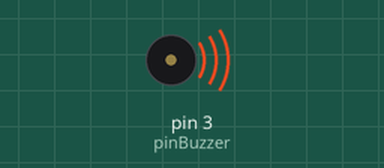
Simulated run of this sketch. Board: Arduino Uno, built with avr-gcc and run on an emulated ATmega328P. Parts: buzzer (waves = sounding).

Above: at 0.1 s.
Timing chart, 0 to 40.0 s (numbered marks = the images above):
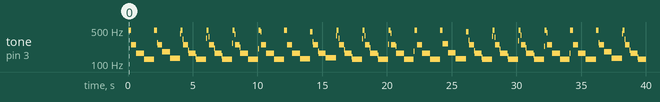

Measured:
- by itself, tone on pin 3 (pinBuzzer): plays 496 Hz for 0.20 s, 249 Hz for 0.40 s, 166 Hz for 0.60 s, 125 Hz for 0.80 s, 496 Hz for 0.20 s, 275 Hz for 0.04 s … (127 notes in this stretch)

The sketch:

Buzzer.ino
```cpp
/*----------------------------------------------------------------
Name: Buzzer

Description: Sounds the buzzer.

Hardware Shield： Funduino Multi-Function Board K74544BS.
Tesed Boards:     Arduino UNO CH431
                  BTE UNO Clone
                  Osepp Uno R3 Plus
                  Leonardo Eduino

Author: Bill Brouwer
Date:   14Nov2014

This code is in the public domain.
----------------------------------------------------------------*/
int pinBuzzer = 3;   // The buzzer is connected to digital pin 3

void setup()
{
  pinMode(pinBuzzer, OUTPUT);
}

void loop()
{
  // The outer loop determines the frequency of the sound pulse.
  for (unsigned char iOuter = 1; iOuter < 5; iOuter++)
  {
    for(unsigned char iInner = 0; iInner < 100; iInner++)
    {
      digitalWrite(pinBuzzer, HIGH);
      delay(iOuter); // Setting the delay determines the sound pulse frequency.

      digitalWrite(pinBuzzer, LOW);
      delay(iOuter); // Setting the delay determines the sound pulse frequency.
    }
  }
}
```
